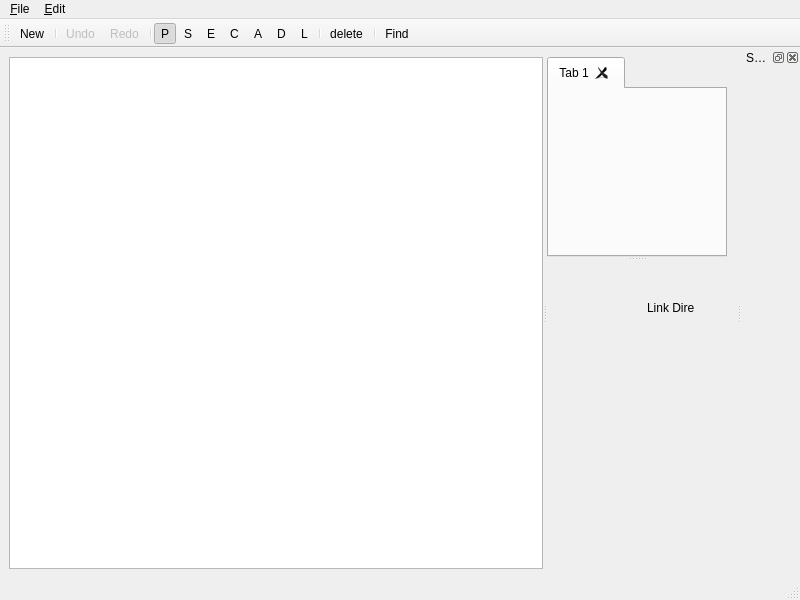
<?xml version="1.0" encoding="UTF-8"?>
<ui version="4.0">
 <class>GGMainWindow</class>
 <widget class="QMainWindow" name="GGMainWindow">
  <property name="geometry">
   <rect>
    <x>0</x>
    <y>0</y>
    <width>800</width>
    <height>600</height>
   </rect>
  </property>
  <property name="windowTitle">
   <string>GameGenerator [*]</string>
  </property>
  <widget class="QWidget" name="centralwidget">
   <layout class="QHBoxLayout" name="horizontalLayout">
    <item>
     <widget class="QSplitter" name="splitter_2">
      <property name="orientation">
       <enum>Qt::Horizontal</enum>
      </property>
      <widget class="QTreeView" name="treScenes"/>
      <widget class="QSplitter" name="splitter">
       <property name="orientation">
        <enum>Qt::Vertical</enum>
       </property>
       <widget class="QTabWidget" name="tabScenes">
        <property name="minimumSize">
         <size>
          <width>0</width>
          <height>200</height>
         </size>
        </property>
        <property name="currentIndex">
         <number>0</number>
        </property>
        <property name="tabsClosable">
         <bool>true</bool>
        </property>
        <widget class="QWidget" name="tab_3">
         <attribute name="title">
          <string>Tab 1</string>
         </attribute>
        </widget>
       </widget>
       <widget class="QStackedWidget" name="stkDetailEdits">
        <property name="minimumSize">
         <size>
          <width>0</width>
          <height>200</height>
         </size>
        </property>
        <property name="currentIndex">
         <number>1</number>
        </property>
        <widget class="QWidget" name="pageEmpty">
         <widget class="QLabel" name="label">
          <property name="geometry">
           <rect>
            <x>80</x>
            <y>40</y>
            <width>47</width>
            <height>13</height>
           </rect>
          </property>
          <property name="text">
           <string>EMPTY</string>
          </property>
         </widget>
        </widget>
        <widget class="QWidget" name="pageLinkDirect">
         <widget class="QLabel" name="label_2">
          <property name="geometry">
           <rect>
            <x>100</x>
            <y>40</y>
            <width>47</width>
            <height>13</height>
           </rect>
          </property>
          <property name="text">
           <string>Link Direct</string>
          </property>
         </widget>
        </widget>
        <widget class="QWidget" name="pagePage">
         <layout class="QVBoxLayout" name="verticalLayout">
          <item>
           <widget class="QScrollArea" name="scrollArea">
            <property name="frameShape">
             <enum>QFrame::NoFrame</enum>
            </property>
            <property name="frameShadow">
             <enum>QFrame::Plain</enum>
            </property>
            <property name="horizontalScrollBarPolicy">
             <enum>Qt::ScrollBarAlwaysOff</enum>
            </property>
            <property name="widgetResizable">
             <bool>true</bool>
            </property>
            <widget class="GGPageEditPanel" name="wgtPageContent">
             <property name="geometry">
              <rect>
               <x>0</x>
               <y>0</y>
               <width>100</width>
               <height>30</height>
              </rect>
             </property>
            </widget>
           </widget>
          </item>
         </layout>
        </widget>
        <widget class="QWidget" name="pageLink">
         <widget class="QLabel" name="label_7">
          <property name="geometry">
           <rect>
            <x>70</x>
            <y>40</y>
            <width>47</width>
            <height>13</height>
           </rect>
          </property>
          <property name="text">
           <string>LINK</string>
          </property>
         </widget>
        </widget>
       </widget>
      </widget>
     </widget>
    </item>
   </layout>
  </widget>
  <widget class="QMenuBar" name="menubar">
   <property name="geometry">
    <rect>
     <x>0</x>
     <y>0</y>
     <width>800</width>
     <height>21</height>
    </rect>
   </property>
   <widget class="QMenu" name="menu_File">
    <property name="title">
     <string>&amp;File</string>
    </property>
    <addaction name="action_New"/>
    <addaction name="separator"/>
    <addaction name="action_Quit"/>
   </widget>
   <widget class="QMenu" name="menu_Edit">
    <property name="title">
     <string>&amp;Edit</string>
    </property>
    <addaction name="actionUndo"/>
    <addaction name="actionRedo"/>
    <addaction name="action_Variables"/>
   </widget>
   <addaction name="menu_File"/>
   <addaction name="menu_Edit"/>
  </widget>
  <widget class="QStatusBar" name="statusbar"/>
  <widget class="QToolBar" name="toolBar">
   <property name="windowTitle">
    <string>toolBar</string>
   </property>
   <attribute name="toolBarArea">
    <enum>TopToolBarArea</enum>
   </attribute>
   <attribute name="toolBarBreak">
    <bool>false</bool>
   </attribute>
   <addaction name="action_New"/>
   <addaction name="separator"/>
   <addaction name="actionUndo"/>
   <addaction name="actionRedo"/>
   <addaction name="separator"/>
   <addaction name="actionP"/>
   <addaction name="actionS"/>
   <addaction name="actionE"/>
   <addaction name="actionC"/>
   <addaction name="actionA"/>
   <addaction name="actionD"/>
   <addaction name="actionL"/>
   <addaction name="separator"/>
   <addaction name="actionDelete"/>
   <addaction name="separator"/>
   <addaction name="actionFind"/>
  </widget>
  <widget class="QDockWidget" name="dckSearchResults">
   <property name="windowTitle">
    <string>SearchResults</string>
   </property>
   <attribute name="dockWidgetArea">
    <number>2</number>
   </attribute>
   <widget class="GGSearchResultPane" name="wgtSearchResults"/>
  </widget>
  <action name="action_New">
   <property name="icon">
    <iconset resource="ui/resources.qrc">
     <normaloff>:/icons/newfile</normaloff>:/icons/newfile</iconset>
   </property>
   <property name="text">
    <string>&amp;New</string>
   </property>
  </action>
  <action name="action_Quit">
   <property name="text">
    <string>&amp;Quit</string>
   </property>
  </action>
  <action name="actionS">
   <property name="checkable">
    <bool>true</bool>
   </property>
   <property name="text">
    <string>S</string>
   </property>
   <property name="toolTip">
    <string>Create Start Page</string>
   </property>
   <property name="shortcut">
    <string>Alt+S</string>
   </property>
   <property name="CreationMode" stdset="0">
    <string notr="true">CreateStartPage</string>
   </property>
  </action>
  <action name="actionE">
   <property name="checkable">
    <bool>true</bool>
   </property>
   <property name="text">
    <string>E</string>
   </property>
   <property name="toolTip">
    <string>Create End Page</string>
   </property>
   <property name="shortcut">
    <string>Alt+E</string>
   </property>
   <property name="CreationMode" stdset="0">
    <string notr="true">CreateEndPage</string>
   </property>
  </action>
  <action name="actionC">
   <property name="checkable">
    <bool>true</bool>
   </property>
   <property name="text">
    <string>C</string>
   </property>
   <property name="toolTip">
    <string>Create Condition Page</string>
   </property>
   <property name="shortcut">
    <string>Alt+C</string>
   </property>
   <property name="CreationMode" stdset="0">
    <string notr="true">CreateConditionPage</string>
   </property>
  </action>
  <action name="actionA">
   <property name="checkable">
    <bool>true</bool>
   </property>
   <property name="text">
    <string>A</string>
   </property>
   <property name="toolTip">
    <string>Create Action Page</string>
   </property>
   <property name="shortcut">
    <string>Alt+A</string>
   </property>
   <property name="CreationMode" stdset="0">
    <string notr="true">CreateActionPage</string>
   </property>
  </action>
  <action name="actionD">
   <property name="checkable">
    <bool>true</bool>
   </property>
   <property name="text">
    <string>D</string>
   </property>
   <property name="toolTip">
    <string>Create Decision Page</string>
   </property>
   <property name="shortcut">
    <string>Alt+D</string>
   </property>
   <property name="CreationMode" stdset="0">
    <string notr="true">CreateDecisionPage</string>
   </property>
  </action>
  <action name="actionL">
   <property name="checkable">
    <bool>true</bool>
   </property>
   <property name="icon">
    <iconset>
     <normalon>:/icons/link</normalon>
    </iconset>
   </property>
   <property name="text">
    <string>L</string>
   </property>
   <property name="toolTip">
    <string>Create Connection</string>
   </property>
   <property name="shortcut">
    <string>Alt+L</string>
   </property>
   <property name="CreationMode" stdset="0">
    <string notr="true">CreateConnection</string>
   </property>
  </action>
  <action name="actionP">
   <property name="checkable">
    <bool>true</bool>
   </property>
   <property name="checked">
    <bool>true</bool>
   </property>
   <property name="icon">
    <iconset>
     <normalon>:/icons/pointer</normalon>
    </iconset>
   </property>
   <property name="text">
    <string>P</string>
   </property>
   <property name="toolTip">
    <string>Pointer</string>
   </property>
   <property name="shortcut">
    <string>Alt+P</string>
   </property>
   <property name="CreationMode" stdset="0">
    <string notr="true">CreateNone</string>
   </property>
  </action>
  <action name="actionUndo">
   <property name="enabled">
    <bool>false</bool>
   </property>
   <property name="icon">
    <iconset resource="ui/resources.qrc">
     <normaloff>:/icons/undo</normaloff>:/icons/undo</iconset>
   </property>
   <property name="text">
    <string>Undo</string>
   </property>
   <property name="shortcut">
    <string>Ctrl+Z</string>
   </property>
  </action>
  <action name="actionRedo">
   <property name="enabled">
    <bool>false</bool>
   </property>
   <property name="icon">
    <iconset resource="ui/resources.qrc">
     <normaloff>:/icons/redo</normaloff>:/icons/redo</iconset>
   </property>
   <property name="text">
    <string>Redo</string>
   </property>
   <property name="shortcut">
    <string>Ctrl+Y</string>
   </property>
  </action>
  <action name="actionDelete">
   <property name="icon">
    <iconset resource="ui/resources.qrc">
     <normaloff>:/icons/delete</normaloff>:/icons/delete</iconset>
   </property>
   <property name="text">
    <string>delete</string>
   </property>
   <property name="shortcut">
    <string>Del</string>
   </property>
  </action>
  <action name="action_Variables">
   <property name="text">
    <string>&amp;Variables</string>
   </property>
  </action>
  <action name="actionFind">
   <property name="icon">
    <iconset>
     <normalon>:/icons/find</normalon>
    </iconset>
   </property>
   <property name="text">
    <string>Find</string>
   </property>
  </action>
 </widget>
 <customwidgets>
  <customwidget>
   <class>GGPageEditPanel</class>
   <extends>QWidget</extends>
   <header>ui/ggpageeditpanel.h</header>
   <container>1</container>
  </customwidget>
  <customwidget>
   <class>GGSearchResultPane</class>
   <extends>QWidget</extends>
   <header>ui/components/ggsearchresultpane.h</header>
   <container>1</container>
  </customwidget>
 </customwidgets>
 <resources>
  <include location="ui/resources.qrc"/>
 </resources>
 <connections>
  <connection>
   <sender>action_New</sender>
   <signal>triggered()</signal>
   <receiver>GGMainWindow</receiver>
   <slot>newModel()</slot>
   <hints>
    <hint type="sourcelabel">
     <x>-1</x>
     <y>-1</y>
    </hint>
    <hint type="destinationlabel">
     <x>399</x>
     <y>299</y>
    </hint>
   </hints>
  </connection>
  <connection>
   <sender>action_Quit</sender>
   <signal>triggered()</signal>
   <receiver>GGMainWindow</receiver>
   <slot>close()</slot>
   <hints>
    <hint type="sourcelabel">
     <x>-1</x>
     <y>-1</y>
    </hint>
    <hint type="destinationlabel">
     <x>399</x>
     <y>299</y>
    </hint>
   </hints>
  </connection>
  <connection>
   <sender>toolBar</sender>
   <signal>actionTriggered(QAction*)</signal>
   <receiver>GGMainWindow</receiver>
   <slot>handleAction(QAction*)</slot>
   <hints>
    <hint type="sourcelabel">
     <x>602</x>
     <y>30</y>
    </hint>
    <hint type="destinationlabel">
     <x>719</x>
     <y>-4</y>
    </hint>
   </hints>
  </connection>
  <connection>
   <sender>tabScenes</sender>
   <signal>tabCloseRequested(int)</signal>
   <receiver>GGMainWindow</receiver>
   <slot>closeTab(int)</slot>
   <hints>
    <hint type="sourcelabel">
     <x>115</x>
     <y>100</y>
    </hint>
    <hint type="destinationlabel">
     <x>332</x>
     <y>-8</y>
    </hint>
   </hints>
  </connection>
  <connection>
   <sender>tabScenes</sender>
   <signal>currentChanged(int)</signal>
   <receiver>GGMainWindow</receiver>
   <slot>changeTab(int)</slot>
   <hints>
    <hint type="sourcelabel">
     <x>348</x>
     <y>166</y>
    </hint>
    <hint type="destinationlabel">
     <x>400</x>
     <y>-12</y>
    </hint>
   </hints>
  </connection>
 </connections>
 <slots>
  <slot>newModel()</slot>
  <slot>handleAction(QAction*)</slot>
  <slot>closeTab(int)</slot>
  <slot>changeTab(int)</slot>
 </slots>
</ui>
